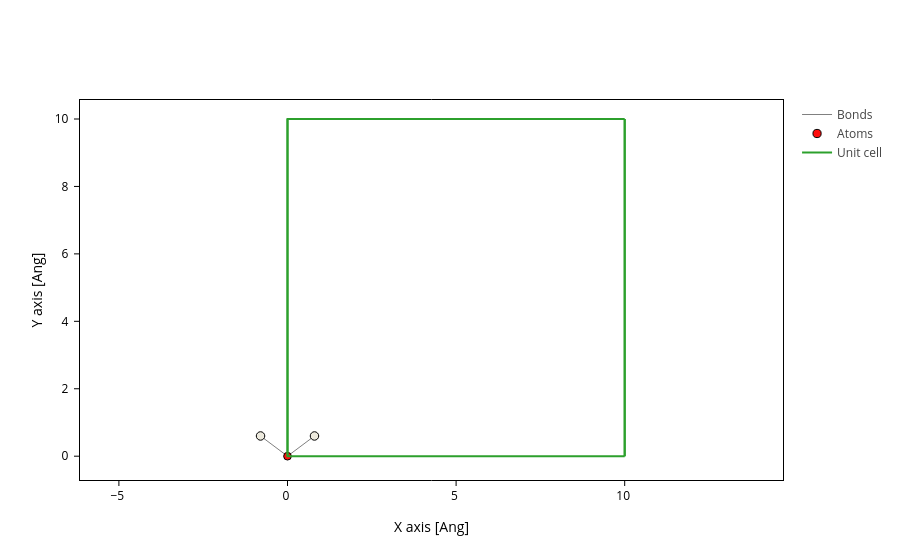

The cell this chart's notebook holds for it:
### Code cell
system.plot(axes="xy")

### Figure 1 — Plotly figure (JSON) as saved in the notebook; plotly's stock layout.template omitted (floating-point values rounded to 4 significant figures)
{"data": [{"line": {"color": "gray", "width": 1}, "meta": {}, "mode": "lines", "name": "Bonds", "opacity": 1, "type": "scatter", "x": [0.0, 0.04211, 0.08421, 0.1263, 0.1684, 0.2105, 0.2526, 0.2947, 0.3368, 0.3789, 0.4211, 0.4632, 0.5053, 0.5474, 0.5895, 0.6316, 0.6737, 0.7158, 0.7579, 0.8, NaN, 0.0, -0.04211, -0.08421, -0.1263, -0.1684, -0.2105, -0.2526, -0.2947, -0.3368, -0.3789, -0.4211, -0.4632, -0.5053, -0.5474, -0.5895, -0.6316, -0.6737, -0.7158, -0.7579, -0.8, NaN], "y": [0.0, 0.03158, 0.06316, 0.09474, 0.1263, 0.1579, 0.1895, 0.2211, 0.2526, 0.2842, 0.3158, 0.3474, 0.3789, 0.4105, 0.4421, 0.4737, 0.5053, 0.5368, 0.5684, 0.6, NaN, 0.0, 0.03158, 0.06316, 0.09474, 0.1263, 0.1579, 0.1895, 0.2211, 0.2526, 0.2842, 0.3158, 0.3474, 0.3789, 0.4105, 0.4421, 0.4737, 0.5053, 0.5368, 0.5684, 0.6, NaN]}, {"marker": {"color": ["#FF0D0D", "#EDEADE", "#EDEADE"], "line": {"color": "black", "width": 1}, "opacity": 1, "size": [7.68, 8.48, 8.48]}, "meta": {}, "mode": "markers", "name": "Atoms", "opacity": 1, "type": "scatter", "x": [0.0, 0.8, -0.8], "y": [0.0, 0.6, 0.6]}, {"meta": {}, "mode": "lines", "name": "Unit cell", "type": "scatter", "x": [0.0, 0.0, 10.0, 10.0, 0.0, 0.0, NaN, 0.0, 0.0, 0.0, 10.0, 10.0, 0.0, NaN, 10.0, 10.0, NaN, 10.0, 10.0], "y": [0.0, 10.0, 10.0, 10.0, 10.0, 10.0, NaN, 10.0, 0.0, 0.0, 0.0, 0.0, 0.0, NaN, 10.0, 0.0, NaN, 10.0, 0.0]}], "layout": {"scene": {"aspectmode": "data", "xaxis": {"title": {"text": "X axis [Ang]"}}, "yaxis": {"title": {"text": "Y axis [Ang]"}}}, "xaxis": {"scaleanchor": "y", "scaleratio": 1, "title": {"text": "X axis [Ang]"}}, "yaxis": {"title": {"text": "Y axis [Ang]"}}}}
